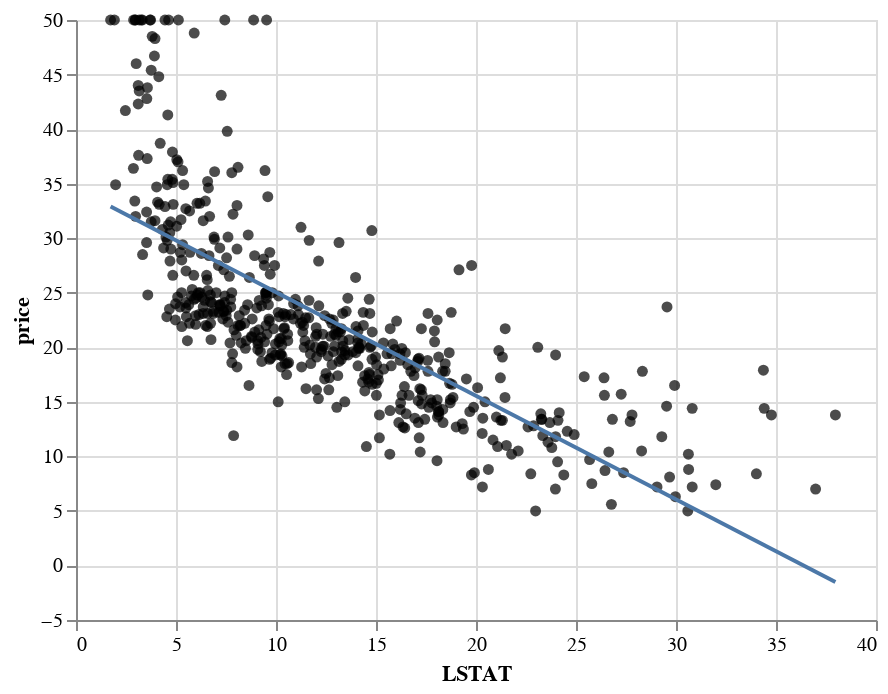

Notebook source saved alongside this figure:
### Markdown cell above
![Screen%20Shot%202022-09-27%20at%203.54.33%20PM.png](attachment:Screen%20Shot%202022-09-27%20at%203.54.33%20PM.png)

### Code cell
base = alt.Chart(housing).mark_circle(color="black").encode(
        alt.X("LSTAT"), alt.Y("price")
)

# Create regression line
linear_fit = base.transform_regression(
    "LSTAT", "price", method="linear"
).mark_line()

base + linear_fit

### Figure 1 — Vega-Lite specification as saved in the notebook (floating-point values rounded to 4 significant figures; data arrays with more than 128 entries replaced by an {"elided": "..."} marker saying what was removed)
{"config": {"view": {"continuousWidth": 400, "continuousHeight": 300}}, "layer": [{"mark": {"type": "circle", "color": "black"}, "encoding": {"x": {"field": "LSTAT", "type": "quantitative"}, "y": {"field": "price", "type": "quantitative"}}}, {"mark": "line", "encoding": {"x": {"field": "LSTAT", "type": "quantitative"}, "y": {"field": "price", "type": "quantitative"}}, "transform": [{"on": "LSTAT", "regression": "price", "method": "linear"}]}], "data": {"name": "data-2b59aa439f74069ecfc7c39b79806d23"}, "$schema": "https://vega.github.io/schema/vega-lite/v4.17.0.json", "datasets": {"data-2b59aa439f74069ecfc7c39b79806d23": {"elided": "506 records"}}}
